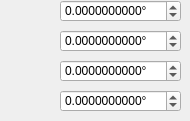
             <widget class="QWidget" name="DDddddd2">
              <widget class="QDoubleSpinBox" name="sbNorthDegrees1">
               <property name="geometry">
                <rect>
                 <x>60</x>
                 <y>0</y>
                 <width>121</width>
                 <height>22</height>
                </rect>
               </property>
               <property name="sizePolicy">
                <sizepolicy hsizetype="Fixed" vsizetype="Fixed">
                 <horstretch>0</horstretch>
                 <verstretch>0</verstretch>
                </sizepolicy>
               </property>
               <property name="focusPolicy">
                <enum>Qt::WheelFocus</enum>
               </property>
               <property name="keyboardTracking">
                <bool>false</bool>
               </property>
               <property name="suffix">
                <string>°</string>
               </property>
               <property name="decimals">
                <number>10</number>
               </property>
               <property name="minimum">
                <double>-89.999999000000003</double>
               </property>
               <property name="maximum">
                <double>89.999999000000003</double>
               </property>
              </widget>
              <widget class="QDoubleSpinBox" name="sbSouthDegrees1">
               <property name="geometry">
                <rect>
                 <x>60</x>
                 <y>30</y>
                 <width>121</width>
                 <height>22</height>
                </rect>
               </property>
               <property name="sizePolicy">
                <sizepolicy hsizetype="Fixed" vsizetype="Fixed">
                 <horstretch>0</horstretch>
                 <verstretch>0</verstretch>
                </sizepolicy>
               </property>
               <property name="focusPolicy">
                <enum>Qt::WheelFocus</enum>
               </property>
               <property name="keyboardTracking">
                <bool>false</bool>
               </property>
               <property name="suffix">
                <string>°</string>
               </property>
               <property name="decimals">
                <number>10</number>
               </property>
               <property name="minimum">
                <double>-89.999999000000003</double>
               </property>
               <property name="maximum">
                <double>89.999999000000003</double>
               </property>
              </widget>
              <widget class="QDoubleSpinBox" name="sbEastDegrees1">
               <property name="geometry">
                <rect>
                 <x>60</x>
                 <y>60</y>
                 <width>121</width>
                 <height>22</height>
                </rect>
               </property>
               <property name="sizePolicy">
                <sizepolicy hsizetype="Fixed" vsizetype="Fixed">
                 <horstretch>0</horstretch>
                 <verstretch>0</verstretch>
                </sizepolicy>
               </property>
               <property name="focusPolicy">
                <enum>Qt::WheelFocus</enum>
               </property>
               <property name="keyboardTracking">
                <bool>false</bool>
               </property>
               <property name="suffix">
                <string>°</string>
               </property>
               <property name="decimals">
                <number>10</number>
               </property>
               <property name="minimum">
                <double>-180.000000000000000</double>
               </property>
               <property name="maximum">
                <double>180.000000000000000</double>
               </property>
              </widget>
              <widget class="QDoubleSpinBox" name="sbWestDegrees1">
               <property name="geometry">
                <rect>
                 <x>60</x>
                 <y>90</y>
                 <width>121</width>
                 <height>22</height>
                </rect>
               </property>
               <property name="sizePolicy">
                <sizepolicy hsizetype="Fixed" vsizetype="Fixed">
                 <horstretch>0</horstretch>
                 <verstretch>0</verstretch>
                </sizepolicy>
               </property>
               <property name="minimumSize">
                <size>
                 <width>121</width>
                 <height>22</height>
                </size>
               </property>
               <property name="focusPolicy">
                <enum>Qt::WheelFocus</enum>
               </property>
               <property name="keyboardTracking">
                <bool>false</bool>
               </property>
               <property name="suffix">
                <string>°</string>
               </property>
               <property name="decimals">
                <number>10</number>
               </property>
               <property name="minimum">
                <double>-180.000000000000000</double>
               </property>
               <property name="maximum">
                <double>180.000000000000000</double>
               </property>
              </widget>
             </widget>
